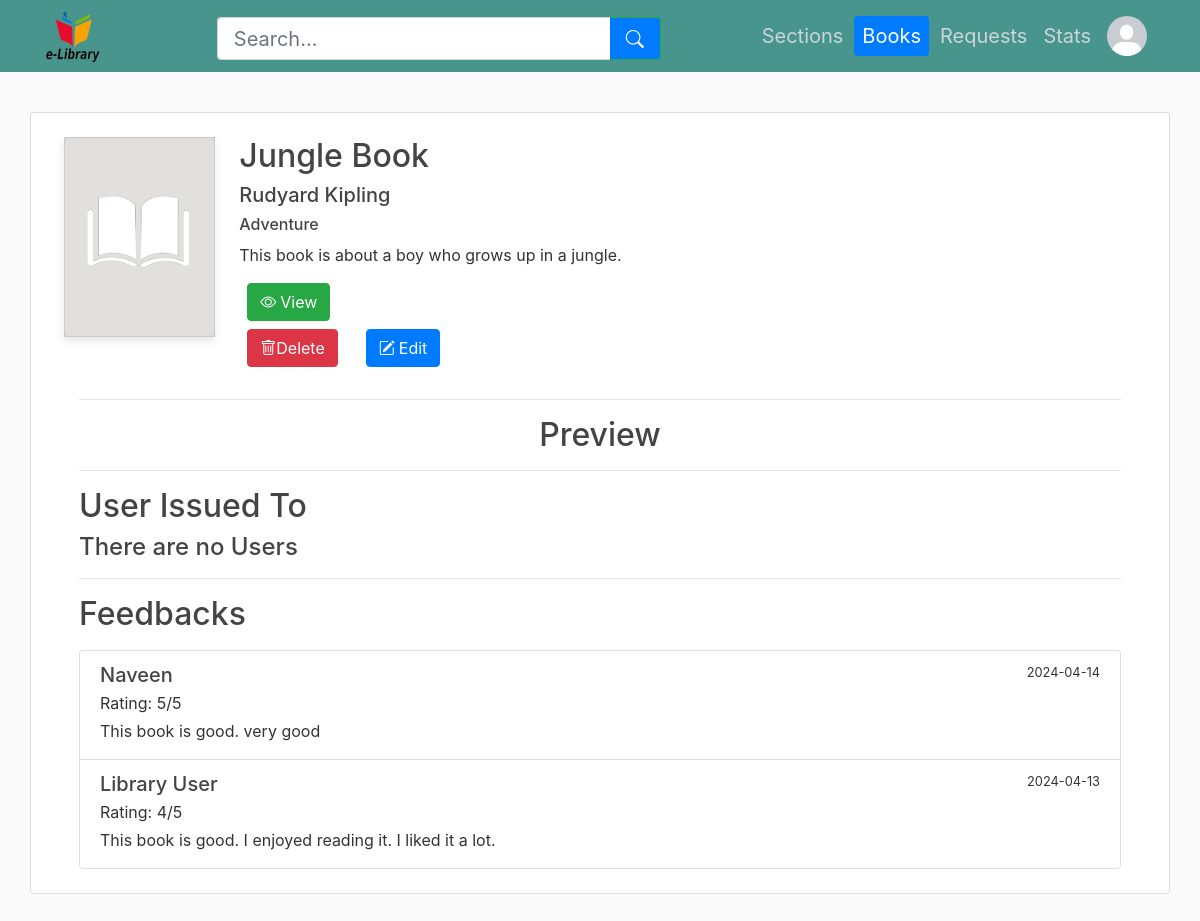
Screenshot of /librarian/book-info/1 (signed in) with the database file from the repository.
### library_app/models.py (models this page shows, shortened)
class User(db.Model):
    __tablename__ = "user"
    userid = db.Column(db.Integer, primary_key=True, autoincrement=True)
    name = db.Column(db.String(60), nullable=False)
    username = db.Column(db.String(32), unique=True, nullable=False)
    email = db.Column(db.String(60), unique=True, nullable=False)
    password = db.Column(db.String(60), nullable=False)
    profile_picture = db.Column(
        db.String(20), nullable=False, default="default_profile_picture.png"
    )
    authenticated = db.Column(db.Boolean, default=False)
    urole = db.Column(db.String(20), default="user")
    requests = db.relationship(
        "Request", back_populates="user", lazy=True, cascade="all, delete-orphan"
    )
    feedbacks = db.relationship(
        "Feedback", back_populates="user", lazy=True, cascade="all, delete-orphan"
    )
    __table_args__ = (
        CheckConstraint(urole.in_(["user", "librarian"]), name="check_urole"),
    )
    def get_urole(self):
        return self.urole

class Book(db.Model):
    __tablename__ = "book"
    bookid = db.Column(db.Integer, primary_key=True, autoincrement=True)
    title = db.Column(db.String(60), unique=True, nullable=False)
    author = db.Column(db.String(60), nullable=False)
    date_created = db.Column(
        db.Date, nullable=False, default=datetime.now(timezone.utc).date()
    )
    picture = db.Column(
        db.String(20), nullable=False, default="default_book_picture.png"
    )
    description = db.Column(db.String(120), nullable=False)
    pdf_file = db.Column(db.String(20), nullable=False)
    sectionid = db.Column(
        db.Integer, db.ForeignKey("section.sectionid"), nullable=False, default=1
    )
    section = db.relationship("Section", back_populates="books")
    issuedbooks = db.relationship(
        "IssuedBook", back_populates="book", lazy=True, cascade="all, delete-orphan"
    )
    feedbacks = db.relationship(
        "Feedback", back_populates="book", lazy=True, cascade="all, delete-orphan"
    )
    requests = db.relationship(
        "Request", back_populates="book", lazy=True, cascade="all, delete-orphan"
    )

class Section(db.Model):
    __tablename__ = "section"
    sectionid = db.Column(db.Integer, primary_key=True, autoincrement=True)
    title = db.Column(db.String(60), unique=True, nullable=False)
    date_created = db.Column(
        db.Date, nullable=False, default=datetime.now(timezone.utc).date()
    )
    picture = db.Column(
        db.String(20), nullable=False, default="default_section_picture.jpeg"
    )
    description = db.Column(db.String(120), nullable=False)
    books = db.relationship("Book", back_populates="section", lazy=True)

class Feedback(db.Model):
    __tablename__ = "feedback"
    feedbackid = db.Column(db.Integer, primary_key=True, autoincrement=True)
    userid = db.Column(db.Integer, db.ForeignKey("user.userid"), nullable=False)
    bookid = db.Column(db.Integer, db.ForeignKey("book.bookid"), nullable=False)
    date_created = db.Column(
        db.Date, nullable=False, default=datetime.now(timezone.utc).date()
    )
    rating = db.Column(db.Integer, nullable=False)
    content = db.Column(db.String(200), nullable=False)
    user = db.relationship("User", back_populates="feedbacks")
    book = db.relationship("Book", back_populates="feedbacks")
    __table_args__ = (
        CheckConstraint("rating >= 1 AND rating <= 5", name="check_rating"),
    )

### library_app/librarian/routes.py (the view)
@librarian.route("/librarian/book-info/<int:bookid>")
@login_required(role="librarian")
def book_info(bookid):
    book = Book.query.get(bookid)
    if book is None:
        flash("Book not found", "danger")
        return redirect(url_for("user.books"))
    feedbacks = sorted(
        book.feedbacks, key=lambda x: (x.rating, x.date_created), reverse=True
    )
    pdf_file = url_for("static", filename="book/pdfs/" + book.pdf_file)
    issuedbooks = (
        IssuedBook.query.filter(
            IssuedBook.bookid == bookid, IssuedBook.status == "current"
        )
        .order_by(IssuedBook.to_date.desc())
        .all()
    )
    print(issuedbooks)
    return render_template(
        "librarian/book_info.html",
        title="Books",
        librarian=current_user,
        book=book,
        issuedbooks=issuedbooks,
        feedbacks=feedbacks,
        pdf_file=pdf_file,
        navbaractive=["Books"],
        sections=sections,
    )

### library_app/models.py (called while the page is built)
@login_manager.user_loader
def load_user(userid):
    return User.query.get(userid)

### library_app/utils.py (called while the page is built)
def login_required(role="any"):
    def wrapper(fn):
        @wraps(fn)
        def view(*args, **kwargs):
            if not current_user.is_authenticated:
                return login_manager.unauthorized()
            if current_user.get_urole() != role and role!=any:
                abort(403)
            return fn(*args, **kwargs)
        return view
    return wrapper

### library_app/templates/librarian/book_info.html (shortened to what this page needs)
{% extends "librarian/layout.html" %} {% block content %}
<div class="container content-section px-5 pt-4 pb-4">
    <div class="row">
        <div class="mr-4 mb-3">
            <img
                src="{{ url_for('static', filename='book/pictures/' + book.picture) }}"
                alt="{{ book.title }}"
                class="img-fluid special-card"
                style="height: 25vh"
            />
        </div>
        <div class="">
            <h2>{{ book.title }}</h2>
            <h5>{{ book.author }}</h5>
            <h6>{{ book.section.title }}</h6>
            <p>{{ book.description }}</p>
            <div class="ml-2">
                <a href="{{url_for("librarian.view_book", bookid=book.bookid)}}" class="btn btn-success"><i class="bi bi-eye mr-1"></i>View</a>
            </div>
            <div class="mt-2 mb-3">
                <div class="row mx-auto">
                    <div class="ml-2 mr-4">
                        <a href="{{url_for("librarian.delete_book", place=1, bookid=book.bookid)}}" class="btn btn-danger" onclick="return confirm('Are you sure you want to delete this book? All the books content will be removed.');"><i class="bi bi-trash"></i>Delete</a>
                    </div>
                    <div class="ml-1">
                        <a href="{{url_for("librarian.edit_book", bookid=book.bookid)}}" class="btn btn-primary"><i class="bi bi-pencil-square mr-1"></i>Edit</a>
                    </div>
                </div>
            </div>
        </div>
    </div>
    <hr />
    <h2 class="text-center">Preview</h2>
    <hr />
    {% if issuedbooks|length>0  %}
        {% if issuedbooks|length>4 %}
            <div class="mt-4">
                <h2>User Issued To</h2>
                <div class="container-fluid mt-3">
                    <div class="row flex-row flex-nowrap">
                        {% for issuedbook in issuedbooks %}
                            <div class="container">
                                <div class="card special-card mx-1" style="width: 16rem">
                                    <img
                                        class="card-img-top mx-auto"
                                        src="{{ url_for('static', filename='user/profile_pictures/' + issuedbook.user.profile_picture) }}"
                                        alt="Card image cap"
                                        style="width: 100%; height: 24vh"
                                    />
                                    <div class="card-body">
                                        <h5 class="card-title">{{ issuedbook.user.name }}</h5>
                                        <h6 class="card-title">Till - {{ issuedbook.to_date.strftime('%d %b %Y') }}</h6>
                                    </div>
                                    <div class="container mb-3 text-center">
                                        <a href="{{url_for("librarian.revoke_access", issueid=issuedbook.issueid)}}" class="btn btn-danger"><i class="bi bi-lock mr-1"></i>Revoke</a>
                                    </div>
                                </div>
                            </div>
                        {% endfor %}
                    </div>
                </div>
            </div>
        {% else %}
            <div class="mt-4">
                <h2>Users Issued To</h2>
                <div class="row mt-3">
                    {% for issuedbook in issuedbooks %}
                        <div class="col-md-3">
                            <div class="card special-card mx-1">
                                <img
                                    class="card-img-top mx-auto"
                                    src="{{ url_for('static', filename='user/profile_pictures/' + issuedbook.user.profile_picture) }}"
                                    alt="Card image cap"
                                    style="width: 100%; height: 24vh"
                                />
                                <div class="card-body">
                                    <h5 class="card-title">{{ issuedbook.user.name }}</h5>
                                    <h6 class="card-title">Till - {{ issuedbook.to_date.strftime('%d %b %Y') }}</h6>
                                </div>
                                <div class="container mb-3 text-center">
                                    <a href="{{url_for("librarian.revoke_access", issueid=issuedbook.issueid)}}" class="btn btn-danger"><i class="bi bi-lock mr-1"></i>Revoke</a>
                                </div>
                            </div>
                        </div>
                    {% endfor %}
                </div>
            </div>
        {% endif %}
    {% else %}
    <h2>User Issued To</h2>
    <h4>There are no Users</h4>
    {% endif %}
    <hr />
    <div class="row mt-3">
    <div class="col-md-12">
        <h2 class="mb-3">Feedbacks</h2>
        {% if feedbacks %}
            <div class="list-group">
                {% for feedback in feedbacks %}
                    <div class="list-group-item">
                        <div class="d-flex w-100 justify-content-between">
                            <h5 class="mb-1">{{ feedback.user.name }}</h5>
                            <small>{{ feedback.date_created }}</small>
                        </div>
                        <div class="d-flex w-100 justify-content-between">
                            <p class="mb-1">Rating: {{ feedback.rating }}/5</p>
                        </div>
                        <p class="mb-1">{{ feedback.content }}</p>
                    </div>
                {% endfor %}
            </div>
        {% else %}
            <p>No feedback available for this book.</p>
        {% endif %}
    </div>
</div>
</div>
{% endblock %}

### library_app/templates/librarian/layout.html (shortened to what this page needs)
<!DOCTYPE html>
<html lang="en">
    <head>
        <link
            rel="stylesheet"
            href="https://cdn.jsdelivr.net/npm/bootstrap@4.3.1/dist/css/bootstrap.min.css"
        />
        <link href="https://cdn.jsdelivr.net/npm/bootstrap-icons@1.7.0/font/bootstrap-icons.css" rel="stylesheet">
        <link
            rel="stylesheet"
            type="text/css"
            href="{{ url_for('static', filename='main/style.css') }}"
        />
    </head>
    <body>
        <header class="site-header">
            <nav class="navbar navbar-expand-md navbar-dark bg-steel fixed-top">
                <div class="container">
                    <a class="mr-4" href="{{url_for("librarian.sections")}}"><img class="logo-img" src="{{url_for('static', filename="main/library_logo.jpg")}}"/></a>
                    <div class="container">
                        <form id="searchForm" class="form-inline mx-auto search-form" action="{{ url_for('librarian.search') }}" method="POST" style="width: 37vw; height: 5.4vh;">
                            <div class="input-group">
                                <input id="searchInput" name="search_term" class="form-control form-control-lg border-right-0" type="search" placeholder="Search..." aria-label="Search" style="height: 5.4vh;" minlength="1" maxlength="60">
                                <div class="input-group-append">
                                    <button class="btn btn-lg btn-outline-success border-left-0" type="submit" style="height: 5.4vh;">
                                        <i class="bi bi-search"></i>
                                    </button>
                                </div>
                            </div>
                        </form>
                    </div>
                    <div class="navbar-nav">
                        <a class="nav-item nav-link h5 font-weight-normal mt-2 {% if 'Sections' in navbaractive %} active {% endif %}" href="{{url_for("librarian.sections")}}">Sections</a>
                        <a class="nav-item nav-link h5 font-weight-normal mt-2 {% if 'Books' in navbaractive %} active {% endif %}" href="{{url_for("librarian.books")}}">Books</a>
                        <a class="nav-item nav-link h5 font-weight-normal mt-2 {% if 'Requests' in navbaractive %} active {% endif %}" href="{{url_for("librarian.requests")}}">Requests</a>
                        <a class="nav-item nav-link h5 font-weight-normal mt-2 {% if 'Stats' in navbaractive %} active {% endif %}" href="{{url_for("librarian.stats")}}">Stats</a>
                        <a class="nav-item nav-link {% if 'Account' in navbaractive %} btn btn-primary rounded-pill mx-1{% endif %}" href="{{url_for("librarian.account")}}"><img src="{{url_for('static', filename='librarian/profile_pictures/' + librarian.profile_picture)}}" class="rounded-circle nav-img"/></a>
                    </div>
                </div>
            </nav>
        </header>
        {% block content %} {% endblock %}
    </body>
</html>

### library_app/static/main/style.css (style rules this page uses)
body { background: #fafafa; color: #333333; margin-top: 5rem; }
h1, h2, h3, h4, h5, h6 { color: #444444; }
.bg-steel { background-color: #47958d; }
.site-header .navbar-nav .nav-link { color: #cbd5db; }
.site-header .navbar-nav .nav-link.active { font-weight: 500; }
.content-section { background: #ffffff; padding: 10px 20px; border: 1px solid #dddddd; border-radius: 3px; margin-bottom: 20px; }
.nav-img { height: 2.5rem; width: 2.5rem; }
.logo-img { height: 55px; width: 55px; }
.nav-item.active { background-color: #007bff; color: #fff; border-color: #007bff; border-radius: 4px; padding: 0.5rem 1rem; margin-right: 3px; margin-left: 3px; }
.special-card { width: 100%; border: 1px solid #ccc; box-shadow: 0 4px 8px rgba(0, 0, 0, 0.1); }
.btn-lg { font-size: 1.13rem !important; }
.search-form { border: none; margin-top: 5px; }
.search-form .input-group { width: 100%; }
.search-form .form-control { border-radius: 4px; }
.search-form .btn { border-radius: 0 4px 4px 0; background-color: #007bff; color: white; }

### rows the page displays
User: profile_picture (placeholder picture)
Book: picture (placeholder picture), title "Jungle Book", author "Rudyard Kipling", description "This book is about a boy who grows up in a jungle."
Section: section "Adventure"
Feedback: user.name "Naveen", date_created "2024-04-14", rating "5", content "This book is good. very good"
Feedback: user.name "Library User", date_created "2024-04-13", rating "4", content "This book is good. I enjoyed reading it. I liked it a lot."
